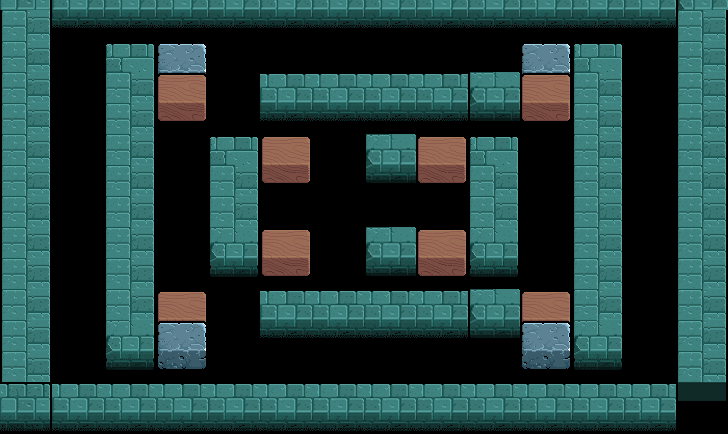

Below is a game level as drawn by its tile map, then a one-line description and the .tmx that defines it (tile-layer data replaced by summaries):
An orthogonal 14x14 tile map with 52x31 px tiles, 1 tile layer (map_level_2).

<map version="1.0" orientation="orthogonal" width="14" height="14" tilewidth="52" tileheight="31">
 <tileset firstgid="1" name="map_tile" tilewidth="52" tileheight="52" spacing="2" margin="2">
  <image source="map_tile.png" width="256" height="512" />
 </tileset>
 <layer name="map_level_2" width="14" height="14">
  <properties>
   <property name="cc_vertexz" value="automatic" />
  </properties>
  <data>[196 cells, 108 non-empty, 12 distinct tile ids]</data>
 </layer>
</map>
